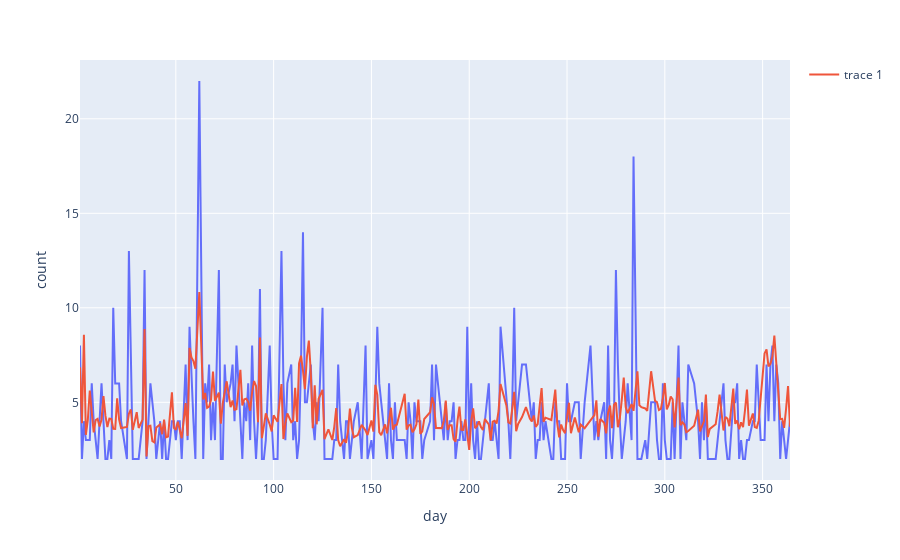

Notebook source saved alongside this figure:
### Code cell
import plotly.express as px
fig = px.line(one_row, x="day", y="count")
fig.add_scatter(x=one_row["day"], y=one_row["predicted"], mode="lines")
fig.show()

### Figure 1 — Plotly figure (JSON) as saved in the notebook; plotly's stock layout.template omitted (floating-point values rounded to 4 significant figures; data arrays with more than 128 entries replaced by an {"elided": "..."} marker saying what was removed)
{"data": [{"hovertemplate": "day=%{x}<br>count=%{y}<extra></extra>", "legendgroup": "", "line": {"color": "#636efa", "dash": "solid"}, "mode": "lines", "name": "", "orientation": "v", "showlegend": false, "type": "scatter", "x": {"elided": "303 int values"}, "xaxis": "x", "y": {"elided": "303 int values"}, "yaxis": "y"}, {"mode": "lines", "type": "scatter", "x": {"elided": "303 int values"}, "y": {"elided": "303 float values"}}], "layout": {"legend": {"tracegroupgap": 0}, "margin": {"t": 60}, "xaxis": {"anchor": "y", "domain": [0, 1], "title": {"text": "day"}}, "yaxis": {"anchor": "x", "domain": [0, 1], "title": {"text": "count"}}}}
